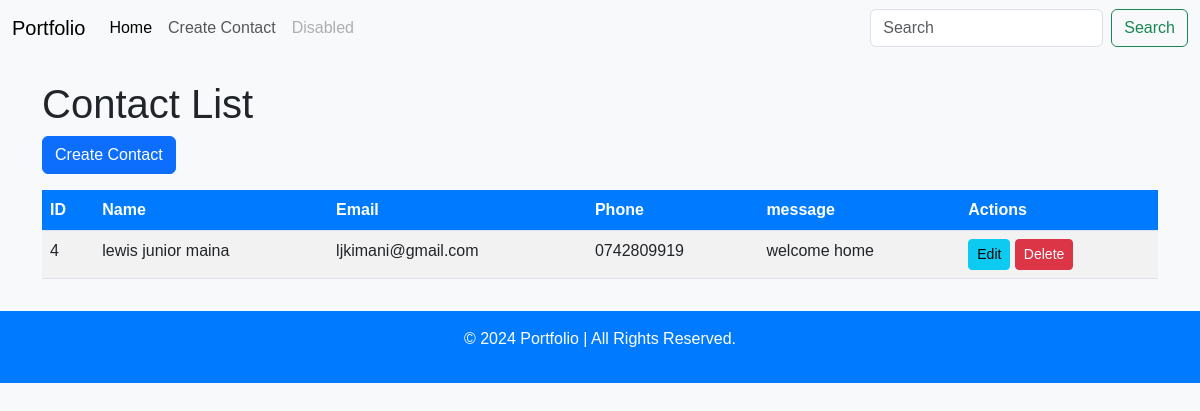
Before: / with the older database file.
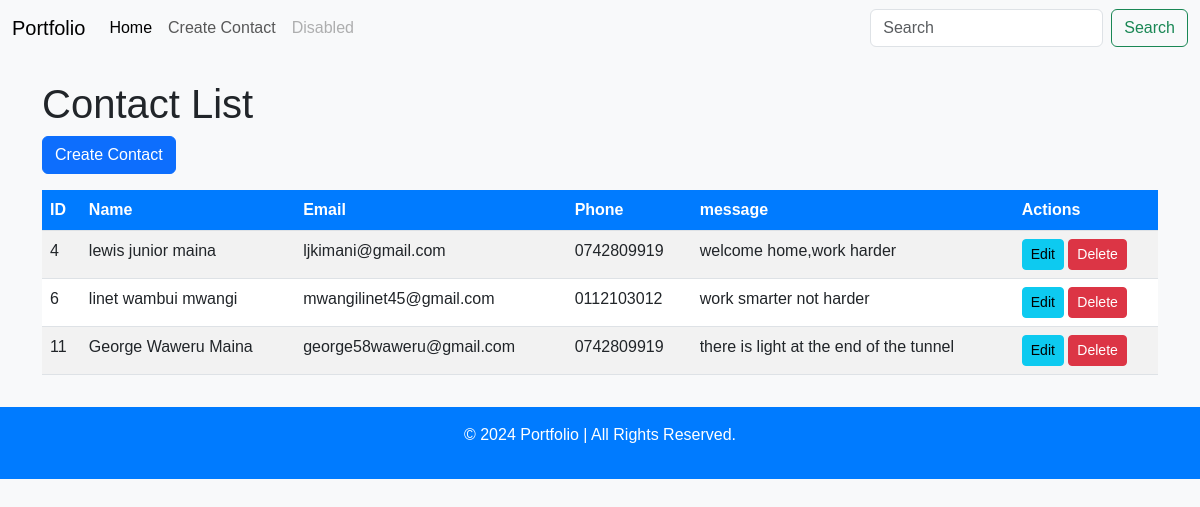
After: the same page with the newer database file.
### contact/models.py (models this page shows, shortened)
class Contact(models.Model):
    name = models.CharField(max_length=100)
    email = models.EmailField()
    phone = models.CharField(max_length=15)
    message = models.TextField()

### contact/views.py (the view)
# urls.py: path('', views.contact_list, name='contact_list'),
def contact_list(request):
    contacts = Contact.objects.all()
    return render(request, 'contact_list.html', {'contacts': contacts})

### contact/templates/contact_list.html (shortened to what this page needs)
<!DOCTYPE html>
<html lang="en">
<head>
    <link href="https://cdn.jsdelivr.net/npm/bootstrap@5.3.0-alpha3/dist/css/bootstrap.min.css" rel="stylesheet">
</head>
<body>
    <nav class="navbar navbar-expand-lg bg-body-tertiary">
        <div class="container-fluid">
            <a class="navbar-brand" href="/">Portfolio</a>
            <div class="collapse navbar-collapse" id="navbarTogglerDemo02">
                <ul class="navbar-nav me-auto mb-2 mb-lg-0">
                    <li class="nav-item">
                        <a class="nav-link active" aria-current="page" href="/">Home</a>
                    </li>
                    <li class="nav-item">
                        <a class="nav-link" href="{% url 'contact_create' %}">Create Contact</a>
                    </li>
                    <li class="nav-item">
                        <a class="nav-link disabled" aria-disabled="true">Disabled</a>
                    </li>
                </ul>
                <form class="d-flex" role="search">
                    <input class="form-control me-2" type="search" placeholder="Search" aria-label="Search">
                    <button class="btn btn-outline-success" type="submit">Search</button>
                </form>
            </div>
        </div>
    </nav>
    <main class="container mt-4">
        <h1>Contact List</h1>
        <a href="{% url 'contact_create' %}" class="btn btn-primary mb-3">Create Contact</a>
        <table class="table table-striped">
            <thead>
                <tr>
                    <th>ID</th>
                    <th>Name</th>
                    <th>Email</th>
                    <th>Phone</th>
                    <th>message</th>
                    <th>Actions</th>
                </tr>
            </thead>
            <tbody>
                {% for contact in contacts %}
                <tr>
                    <td>{{ contact.id }}</td>
                    <td>{{ contact.name }}</td>
                    <td>{{ contact.email }}</td>
                    <td>{{ contact.phone }}</td>
                    <td>{{ contact.message}}</td>
                    <td>
                        <a href="{% url 'contact_update' contact.id %}" class="btn btn-info btn-sm">Edit</a>
                        <form action="{% url 'contact_delete' contact.id %}" method="post" class="d-inline">
                            <button type="submit" class="btn btn-danger btn-sm">Delete</button>
                        </form>
                    </td>
                </tr>
                {% endfor %}
            </tbody>
        </table>
    </main>
    <footer class="footer">
        <div class="container">
            <p>&copy; 2024 Portfolio | All Rights Reserved.</p>
        </div>
    </footer>
</body>
</html>

### contact/templates/contact_list.html (style rules this page uses)
body { background-color: #f8f9fa; font-family: 'Arial', sans-serif; }
.table th { background-color: #007bff; color: white; }
.btn { transition: transform 0.2s ease; }
.footer { text-align: center; padding: 1rem 0; background-color: #007bff; color: white; margin-top: 2rem; }

Changed rows visible on the page:
changed Contact "lewis junior maina": message "welcome home" → "welcome home,work harder"
added Contact: id "6", name "linet wambui mwangi", email "mwangilinet45@gmail.com", phone "0112103012", message "work smarter not harder"
added Contact: id "11", name "George Waweru Maina", email "george58waweru@gmail.com", phone "0742809919", message "there is light at the end of the tunnel"
